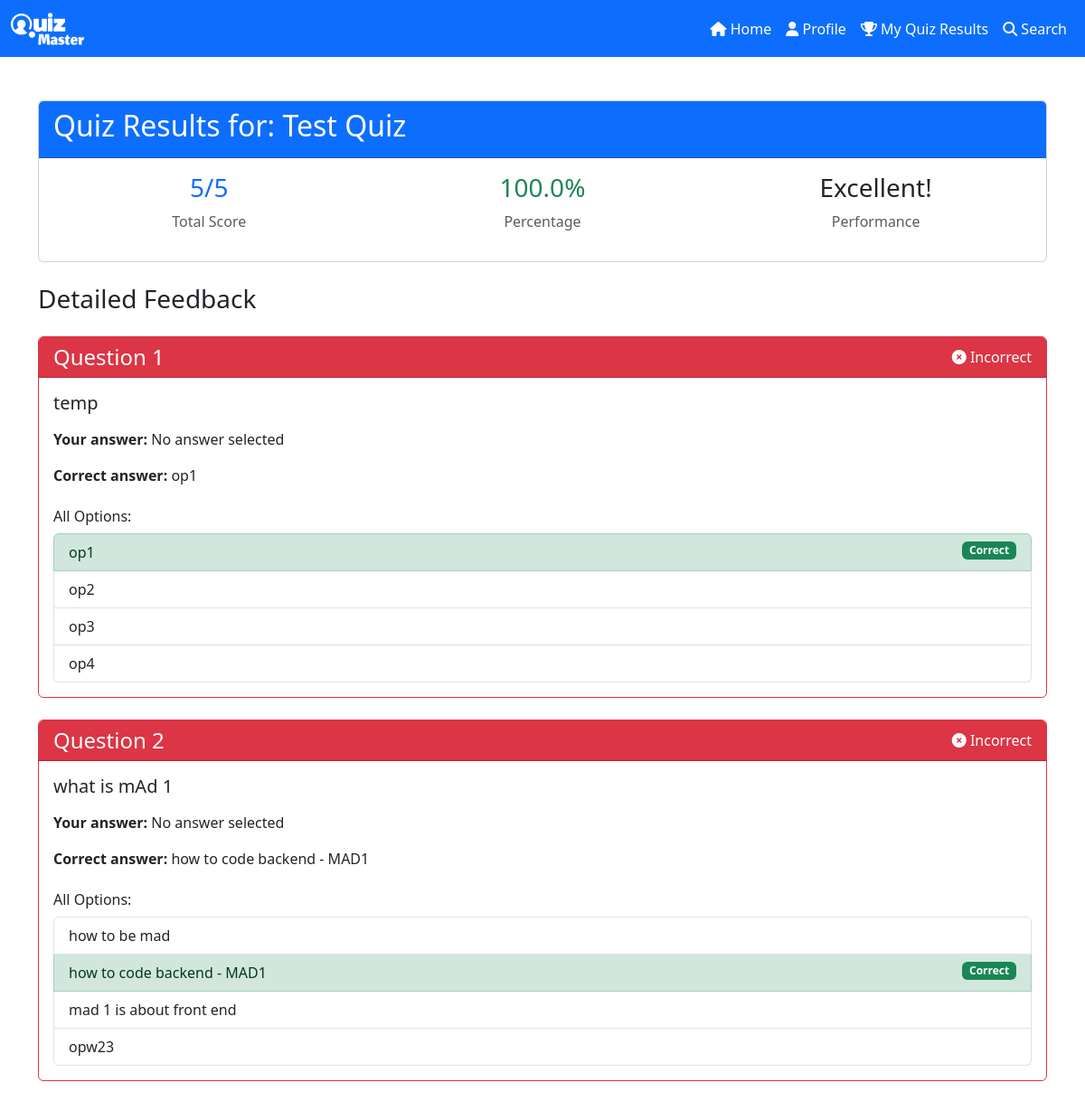
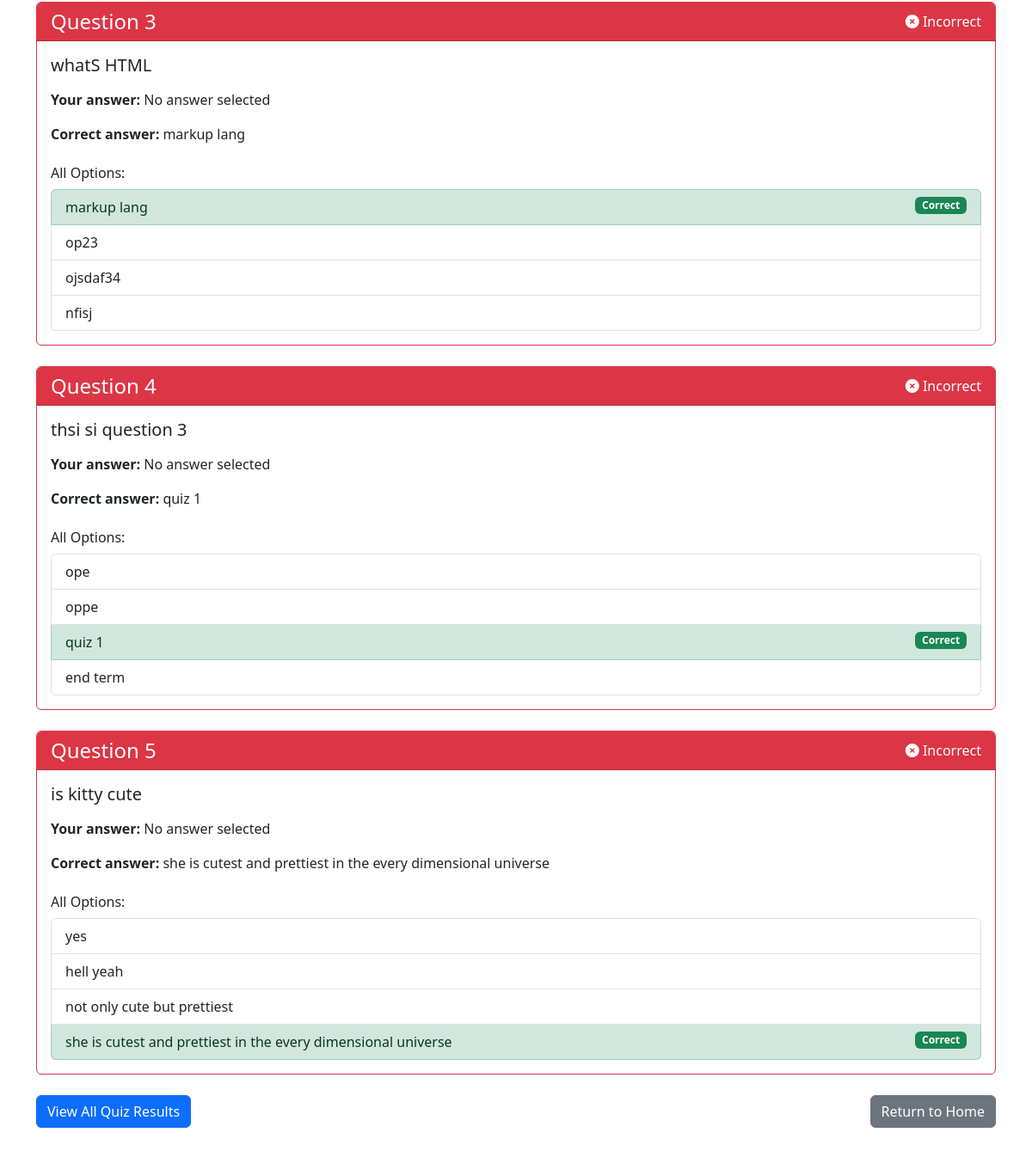
The page /quiz_feedback/1/1 (signed in) on the database as committed earlier (2 pictures, top to bottom).
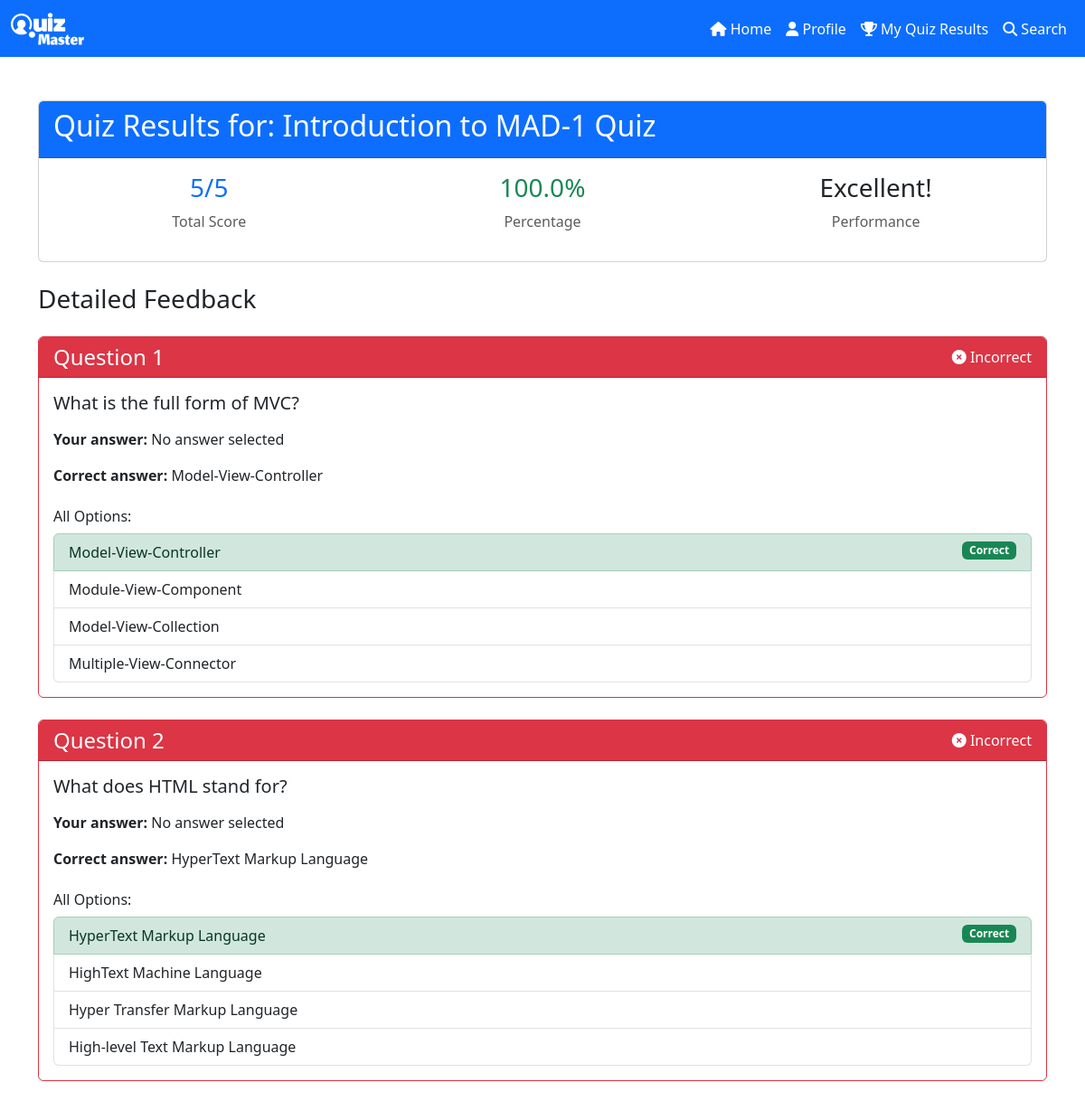
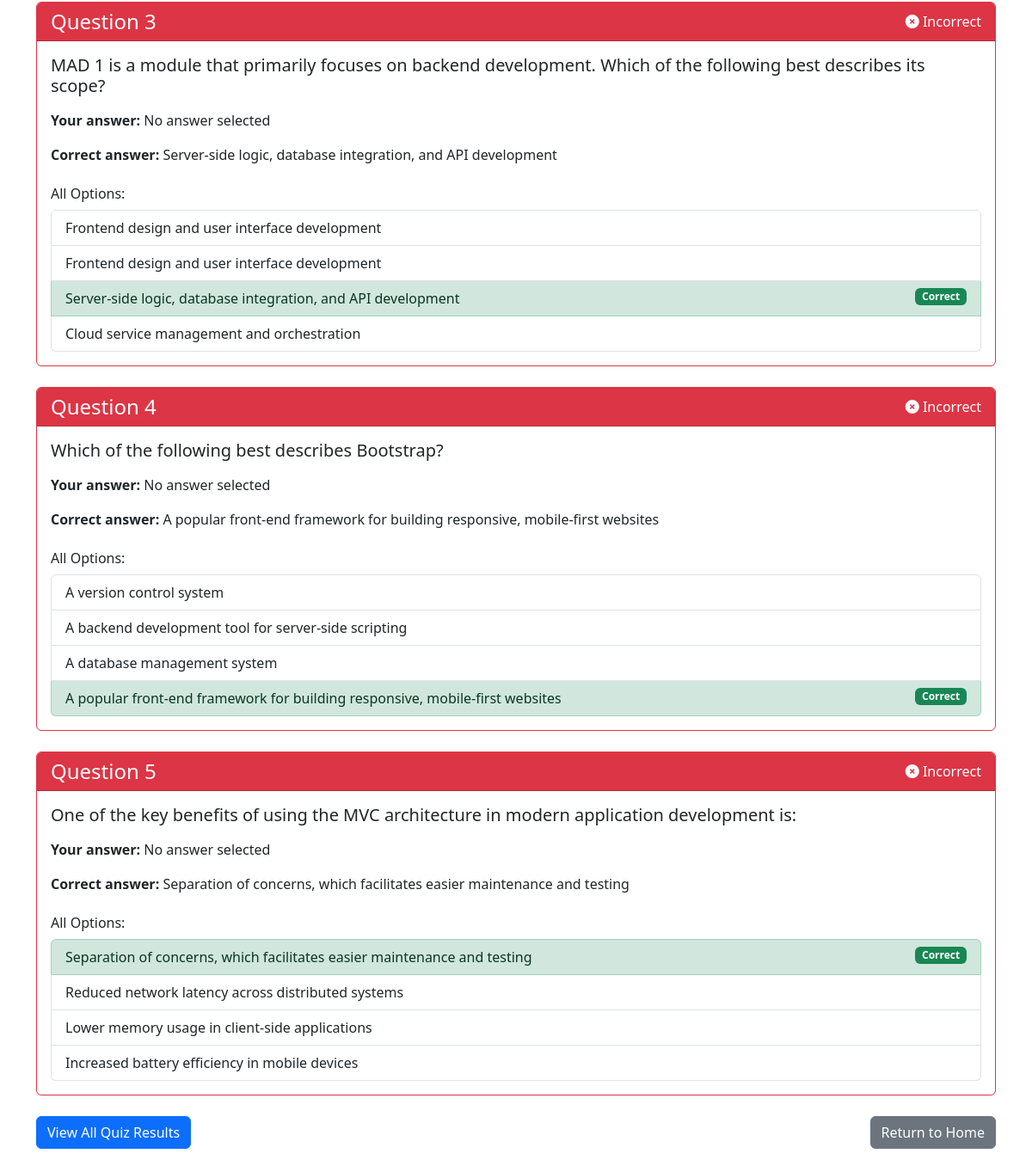
The same page on the database as committed later (2 pictures, top to bottom).
### models.py (models this page shows)
class Quiz(db.Model):
    id = db.Column(db.Integer, primary_key=True, autoincrement=True)
    chapter_id = db.Column(db.Integer, db.ForeignKey("chapter.id"), nullable=False)
    name = db.Column(db.String(80), unique=True, nullable=False)
    description = db.Column(db.String(120), default="Not available")
    included_questions = db.relationship("Question", backref="quiz", lazy=True, cascade="all, delete-orphan")
    scores = db.relationship("Score", backref="quiz_record", lazy=True, cascade="all, delete-orphan")
    quiz_schedule_date = db.Column(db.DateTime, nullable=False)
    quiz_duration = db.Column(db.Integer, nullable=False)

class Score(db.Model):
    id = db.Column(db.Integer, primary_key=True, autoincrement=True)
    user_id = db.Column(db.String(80), db.ForeignKey("user.username"), nullable=False)
    quiz_id = db.Column(db.Integer, db.ForeignKey("quiz.id"), nullable=False)
    score = db.Column(db.Integer, nullable=False)

class Question(db.Model):
    id = db.Column(db.Integer, primary_key=True, autoincrement=True)
    quiz_id = db.Column(db.Integer, db.ForeignKey("quiz.id"), nullable=False)
    question = db.Column(db.String(120), nullable=False)
    option1 = db.Column(db.String(120), nullable=False)
    option2 = db.Column(db.String(120), nullable=False)
    option3 = db.Column(db.String(120), nullable=False)
    option4 = db.Column(db.String(120), nullable=False)
    correct_option = db.Column(db.String(120), nullable=False)

### routes.py (the view)
    @app.route("/quiz_feedback/<int:quiz_id>/<int:score_id>", methods=["GET"])
    @auth_required
    def quiz_feedback(quiz_id, score_id):
        user_id = session.get("user_id")
        score = Score.query.get(score_id)
        if not score or score.user_id != user_id:
            flash("Score record not found")
            return redirect(url_for("quiz_results"))
        quiz = Quiz.query.get(quiz_id)
        if not quiz:
            flash("Quiz not found")
            return redirect(url_for("home"))
        questions = Question.query.filter_by(quiz_id=quiz_id).all()
        total_questions = len(questions)
        percentage = (score.score / total_questions * 100) if total_questions > 0 else 0
        user_responses = session.get("quiz_responses", {})
        return render_template(
            "user_dashboard/quiz_feedback.html",
            quiz=quiz,
            score=score,
            questions=questions,
            user_responses=user_responses,
            total_questions=total_questions,
            percentage=percentage,
        )

### templates/user_dashboard/quiz_feedback.html (shortened to what this page needs)
{% extends 'base.html' %}
{% block content %}
<div class="container mt-5">
    <div class="card mb-4">
        <div class="card-header bg-primary text-white">
            <h2>Quiz Results for: {{ quiz.name }}</h2>
        </div>
        <div class="card-body">
            <div class="row">
                <div class="col-md-4 text-center">
                    <h3 class="text-primary">{{ score.score }}/{{ total_questions }}</h3>
                    <p class="text-muted">Total Score</p>
                </div>
                <div class="col-md-4 text-center">
                    <h3 class="{% if percentage >= 60 %}text-success{% else %}text-danger{% endif %}">
                        {{ "%.1f"|format(percentage) }}%
                    </h3>
                    <p class="text-muted">Percentage</p>
                </div>
                <div class="col-md-4 text-center">
                    <h3>
                        {% if percentage >= 80 %}Excellent!
                        {% elif percentage >= 60 %}Good Job!
                        {% elif percentage >= 40 %}Needs improvement
                        {% else %}Try again{% endif %}
                    </h3>
                    <p class="text-muted">Performance</p>
                </div>
            </div>
        </div>
    </div>
    <h3 class="mb-4">Detailed Feedback</h3>
    {% for question in questions %}
    {% set question_id = question.id %}
    {% set user_response_key = user_responses.get(question_id|string) %}
    {% if user_response_key == "option1" %}
    {% set user_answer = question.option1 %}
    {% elif user_response_key == "option2" %}
    {% set user_answer = question.option2 %}
    {% elif user_response_key == "option3" %}
    {% set user_answer = question.option3 %}
    {% elif user_response_key == "option4" %}
    {% set user_answer = question.option4 %}
    {% else %}
    {% set user_answer = "No answer selected" %}
    {% endif %}
    {% set is_correct = (user_answer == question.correct_option) %}
    <div class="card mb-4 {% if is_correct %}border-success{% else %}border-danger{% endif %}">
        <div class="card-header {% if is_correct %}bg-success text-white{% else %}bg-danger text-white{% endif %}">
            <div class="d-flex justify-content-between align-items-center">
                <h4 class="mb-0">Question {{ loop.index }}</h4>
                <span>
                    {% if is_correct %}
                    <i class="fas fa-check-circle"></i> Correct
                    {% else %}
                    <i class="fas fa-times-circle"></i> Incorrect
                    {% endif %}
                </span>
            </div>
        </div>
        <div class="card-body">
            <h5>{{ question.question }}</h5>
            <div class="mt-3">
                <p><strong>Your answer:</strong> {{ user_answer }}</p>
                {% if not is_correct %}
                <p><strong>Correct answer:</strong> {{ question.correct_option }}</p>
                {% endif %}
            </div>
            <div class="mt-4">
                <h6>All Options:</h6>
                <ul class="list-group">
                    <li
                        class="list-group-item {% if question.option1 == question.correct_option %}list-group-item-success{% endif %} {% if user_response_key == 'option1' and not is_correct %}list-group-item-danger{% endif %}">
                        {{ question.option1 }}
                        {% if question.option1 == question.correct_option %}<span
                            class="badge bg-success float-end">Correct</span>{% endif %}
                    </li>
                    <li
                        class="list-group-item {% if question.option2 == question.correct_option %}list-group-item-success{% endif %} {% if user_response_key == 'option2' and not is_correct %}list-group-item-danger{% endif %}">
                        {{ question.option2 }}
                        {% if question.option2 == question.correct_option %}<span
                            class="badge bg-success float-end">Correct</span>{% endif %}
                    </li>
                    <li
                        class="list-group-item {% if question.option3 == question.correct_option %}list-group-item-success{% endif %} {% if user_response_key == 'option3' and not is_correct %}list-group-item-danger{% endif %}">
                        {{ question.option3 }}
                        {% if question.option3 == question.correct_option %}<span
                            class="badge bg-success float-end">Correct</span>{% endif %}
                    </li>
                    <li
                        class="list-group-item {% if question.option4 == question.correct_option %}list-group-item-success{% endif %} {% if user_response_key == 'option4' and not is_correct %}list-group-item-danger{% endif %}">
                        {{ question.option4 }}
                        {% if question.option4 == question.correct_option %}<span
                            class="badge bg-success float-end">Correct</span>{% endif %}
                    </li>
                </ul>
            </div>
        </div>
    </div>
    {% endfor %}
    <div class="d-flex justify-content-between mb-5">
        <a href="{{ url_for('quiz_results') }}" class="btn btn-primary">View All Quiz Results</a>
        <a href="{{ url_for('home') }}" class="btn btn-secondary">Return to Home</a>
    </div>
</div>
{% endblock %}

### templates/base.html (shortened to what this page needs)
<!DOCTYPE html>
<html lang="en">
<head>
    <link href="https://cdn.jsdelivr.net/npm/bootstrap@5.3.3/dist/css/bootstrap.min.css" rel="stylesheet"
>
    <link rel="stylesheet" href="https://cdnjs.cloudflare.com/ajax/libs/font-awesome/6.7.2/css/all.min.css"
 />
</head>
<body>
    {% include 'navbar.html' with context %}
    {% block content %}
    {% endblock %}
</body>
</html>

### templates/navbar.html (shortened to what this page needs)
<nav class="navbar navbar-expand-lg navbar-dark bg-primary">
  <div class="container-fluid">
    <a class="navbar-brand" href="{{url_for('index')}}">
      <img src="{{ url_for('static', filename='svg/logo.svg') }}" alt="Logo" width="81" height="36"
        class="d-inline-block align-text-top">
    </a>
    {% if 'user_id' in session %}
    <div class="collapse navbar-collapse" id="navbarNav">
      <ul class="navbar-nav ms-auto">
        <li class="nav-item">
          <a class="nav-link active" href="{{url_for('home')}}">
            <i class="fas fa-home"></i> Home</a>
        </li>
        <li class="nav-item">
          <a class="nav-link active" href="{{url_for('profile')}}">
            <i class="fas fa-user"></i> Profile</a>
        </li>
        {% if 'user_id' in session and not session['admin'] %}
        <li class="nav-item">
          <a class="nav-link active" href="{{ url_for('quiz_results') }}">
            <i class="fas fa-trophy"></i> My Quiz Results
          </a>
        </li>
        {% endif %}
        <li class="nav-item">
          <a class="nav-link active" href="{{ url_for('search') }}">
            <i class="fas fa-search"></i> Search
          </a>
        </li>
      </ul>
    </div>
    {% endif %}
  </div>
</nav>

Rows that differ between the two databases and show on the page:
removed Question: question "temp", user_answer "No answer selected", correct_option "op1", option1 "op1", shows "Correct", option2 "op2", option3 "op3", option4 "op4"
removed Question: question "whatS HTML", user_answer "No answer selected", correct_option "markup lang", option1 "markup lang", shows "Correct", option2 "op23", option3 "ojsdaf34", option4 "nfisj"
removed Question: question "thsi si question 3", user_answer "No answer selected", correct_option "quiz 1", option1 "ope", option2 "oppe", option3 "quiz 1", shows "Correct", option4 "end term"
removed Question: question "is kitty cute", user_answer "No answer selected", correct_option "she is cutest and prettiest in the every dimensional universe", option1 "yes", option2 "hell yeah", option3 "not only cute but prettiest", option4 "she is cutest and prettiest in the every dimensional universe", shows "Correct"
changed Quiz: name "Test Quiz" → "Introduction to MAD-1 Quiz"
added Question: question "What is the full form of MVC?", user_answer "No answer selected", correct_option "Model-View-Controller", option1 "Model-View-Controller", shows "Correct", option2 "Module-View-Component", option3 "Model-View-Collection", option4 "Multiple-View-Connector"
changed Question: question "what is mAd 1" → "What does HTML stand for?"; correct_option "how to code backend - MAD1" → "HyperText Markup Language"; option1 "how to be mad" → "HyperText Markup Language"; option2 "how to code backend - MAD1" → "HighText Machine Language"; option3 "mad 1 is about front end" → "Hyper Transfer Markup Language"; option4 "opw23" → "High-level Text Markup Language"; now shows "Correct"; no longer shows "Correct"
added Question: question "MAD 1 is a module that primarily focuses on backend development. Which of the following best describes its scope?", user_answer "No answer selected", correct_option "Server-side logic, database integration, and API development", option1 "Frontend design and user interface development", option2 "Frontend design and user interface development", option3 "Server-side logic, database integration, and API development", shows "Correct", option4 "Cloud service management and orchestration"
added Question: question "Which of the following best describes Bootstrap?", user_answer "No answer selected", correct_option "A popular front-end framework for building responsive, mobile-first websites", option1 "A version control system", option2 "A backend development tool for server-side scripting", option3 "A database management system", option4 "A popular front-end framework for building responsive, mobile-first websites", shows "Correct"
added Question: question "One of the key benefits of using the MVC architecture in modern application development is:", user_answer "No answer selected", correct_option "Separation of concerns, which facilitates easier maintenance and testing", option1 "Separation of concerns, which facilitates easier maintenance and testing", shows "Correct", option2 "Reduced network latency across distributed systems", option3 "Lower memory usage in client-side applications", option4 "Increased battery efficiency in mobile devices"
